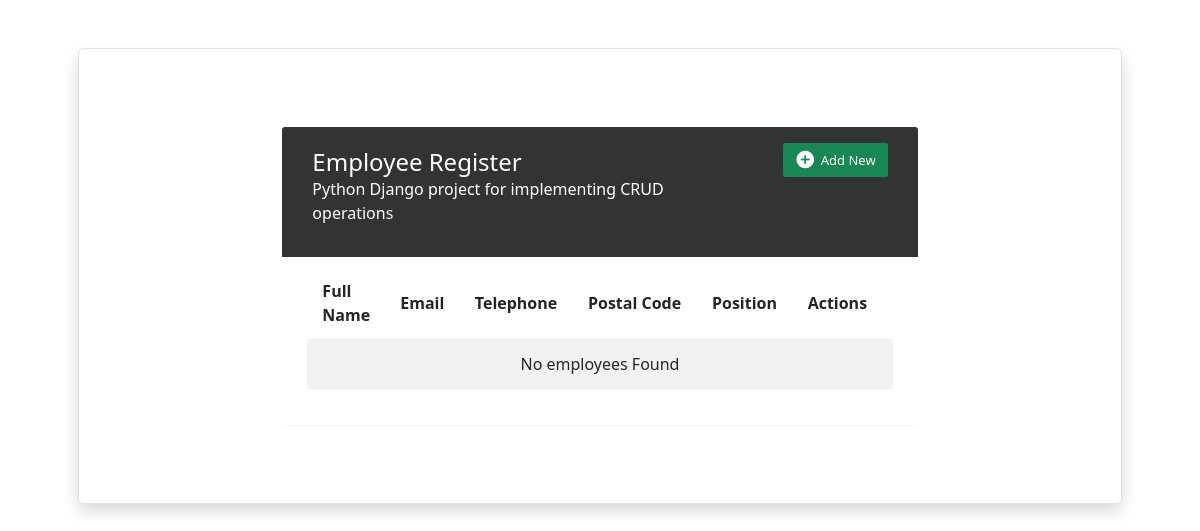
Before: / with the older database file.
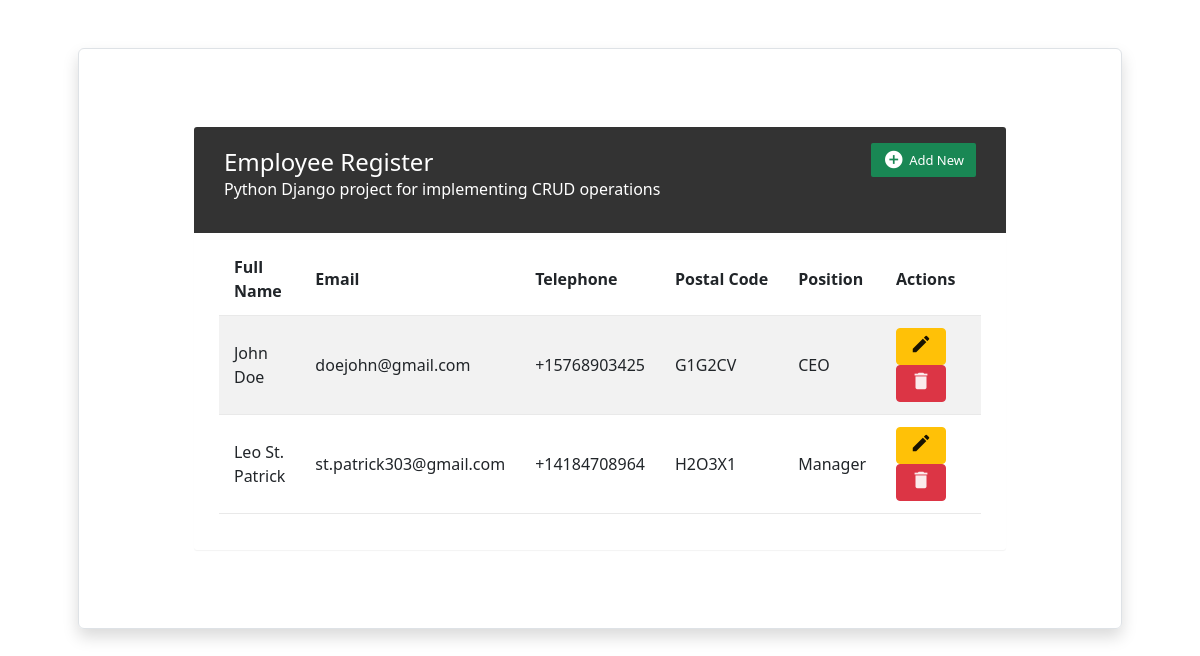
After: the same page with the newer database file.
### gestion/models.py (models this page shows)
class Employee(models.Model):
    firstname = models.CharField(max_length=100)
    lastname = models.CharField(max_length=100)
    email = models.CharField(max_length=100)
    telephone = models.CharField(max_length=40)
    postal_code = models.CharField(max_length=6)
    position = models.CharField(max_length=100)
    created_at = models.DateTimeField(auto_now_add=True)

### gestion/views.py (the view)
def index(request):
    employees =  Employee.objects.all()
    context = {
        'employees': employees
    }
    return render(request, 'index.html', context)

### templates/index.html (shortened to what this page needs)
{% load static%}
<!DOCTYPE html>
<html lang="en">
<head>
    <link rel="stylesheet" href="{% static  'css/style.css' %}">
    <link href="https://cdn.jsdelivr.net/npm/bootstrap@5.3.0/dist/css/bootstrap.min.css" rel="stylesheet">
</head>
<body>
    <div class="container p-5">
       <div class=" d-flex justify-content-center align-items-center border rounded shadow p-5">
        <div class="table-wrapper">
          <div class="table-title">
            <div class="row">
              <div class="col-md-8">
                <h2>Employee Register</h2>
                <p> Python Django project for implementing CRUD operations</p>
              </div>
              <div class="col-md">
                <a href="" class="btn btn-success" data-toggle="modal"><i class="material-icons">&#xE147;</i> <span>Add New </span></a>
              </div>
            </div>
          </div>
          <table class="table table-striped table-hover">
            <thead class="thead-dark">
              <tr>
                <th>Full Name</th>
                <th>Email</th>
                <th>Telephone</th>
                <th>Postal Code</th>
                <th>Position</th>
                <th>Actions</th>
              </tr>
            </thead>
            <tbody>
              {% if employees %}
                {% for employee in employees%}
                  <tr>
                    <td>{{employee.firstname}} {{employee.lastname}}</td>
                    <td>{{employee.email}}</td>
                    <td>{{employee.telephone}}</td>
                    <td>{{employee.postal_code}}</td>
                    <td>{{employee.position}}</td>
                    <td>
                      <a href="" ><button type="button" class="btn btn-warning btn-sm" value="{{employee.id}}"><i class="material-icons" data-toggle="tooltip" title="Edit">&#xE254;</i></button></a>
                      <a href="" ><button type="button" class="btn btn-danger btn-sm" value="{{employee.id}}"><i class="material-icons" data-toggle="tooltip" title="Delete">&#xE872;</i></button></a>
                    </td>
                  </tr>
                {% endfor %}
              {% else %}
                  <tr>
                    <td colspan="6" class="text-center">No employees Found</td>
                  </tr>
              {% endif %}
            </tbody>
          </table>
        </div>
       </div>
    </div>
</body>
</html>

### static/css/style.css (style rules this page uses)
body { color: #333333; background: #f5f5f5; font-family: 'Varela Round', sans-serif; font-size: 13px; }
.table-wrapper { background: #fff; padding: 20px 25px; margin: 30px 0; border-radius: 3px; box-shadow: 0 1px 1px rgba(0,0,0,.05); }
.table-title { padding-bottom: 15px; background: #333333; color: #fff; padding: 16px 30px; margin: -20px -25px 10px; border-radius: 3px 3px 0 0; }
.table-title h2 { margin: 5px 0 0; font-size: 24px; }
.table-title .btn { color: #fff; float: right; font-size: 13px; border: none; min-width: 50px; border-radius: 2px; border: none; outline: none !important; margin-left: 10px; }
.table-title .btn i { float: left; font-size: 21px; margin-right: 5px; }
.table-title .btn span { float: left; margin-top: 2px; }
table.table tr th, table.table tr td { border-color: #e9e9e9; padding: 12px 15px; vertical-align: middle; }
table.table tr th:first-child { width: 60px; }
table.table tr th:last-child { width: 100px; }
table.table-striped tbody tr:nth-of-type(odd) { background-color: #fcfcfc; }
table.table td:last-child i { opacity: 0.9; font-size: 22px; margin: 0 5px; }
table.table td a { font-weight: bold; color: #566787; display: inline-block; text-decoration: none; outline: none !important; }
table.table td i { font-size: 19px; }

Changed rows visible on the page:
added Employee: firstname "John", lastname "Doe", email "doejohn@gmail.com", telephone "+15768903425", postal_code "G1G2CV", position "CEO", {{ employee.id }} 1 (drawn)
added Employee: firstname "Leo", lastname "St. Patrick", email "st.patrick303@gmail.com", telephone "+14184708964", postal_code "H2O3X1", position "Manager", {{ employee.id }} 2 (drawn)
Other visible differences:
text no longer shown: "No employees Found"
